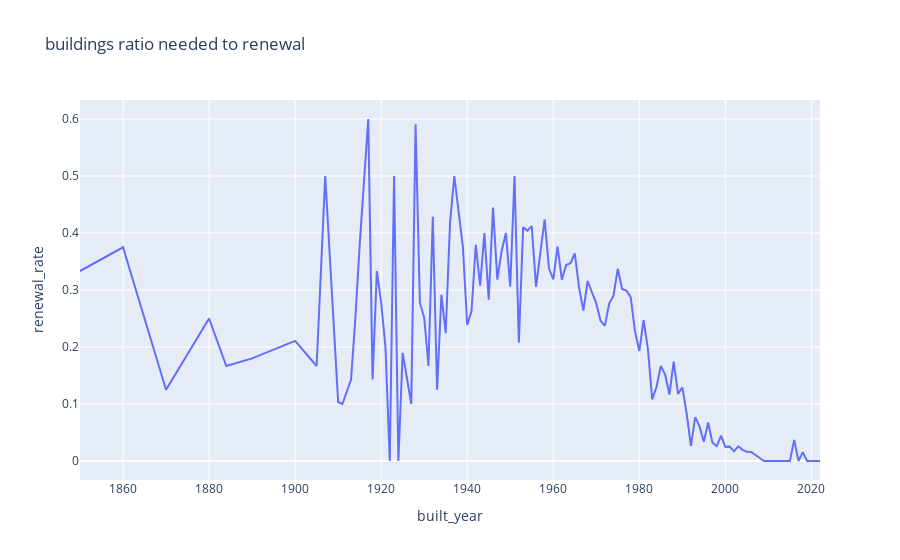

The notebook cell this image was saved under:
### Code cell
df_filtered = df_check[df_check['count'] >= 4]  

px.line(df_filtered, x='built_year', y='renewal_rate', title='buildings ratio needed to renewal')
